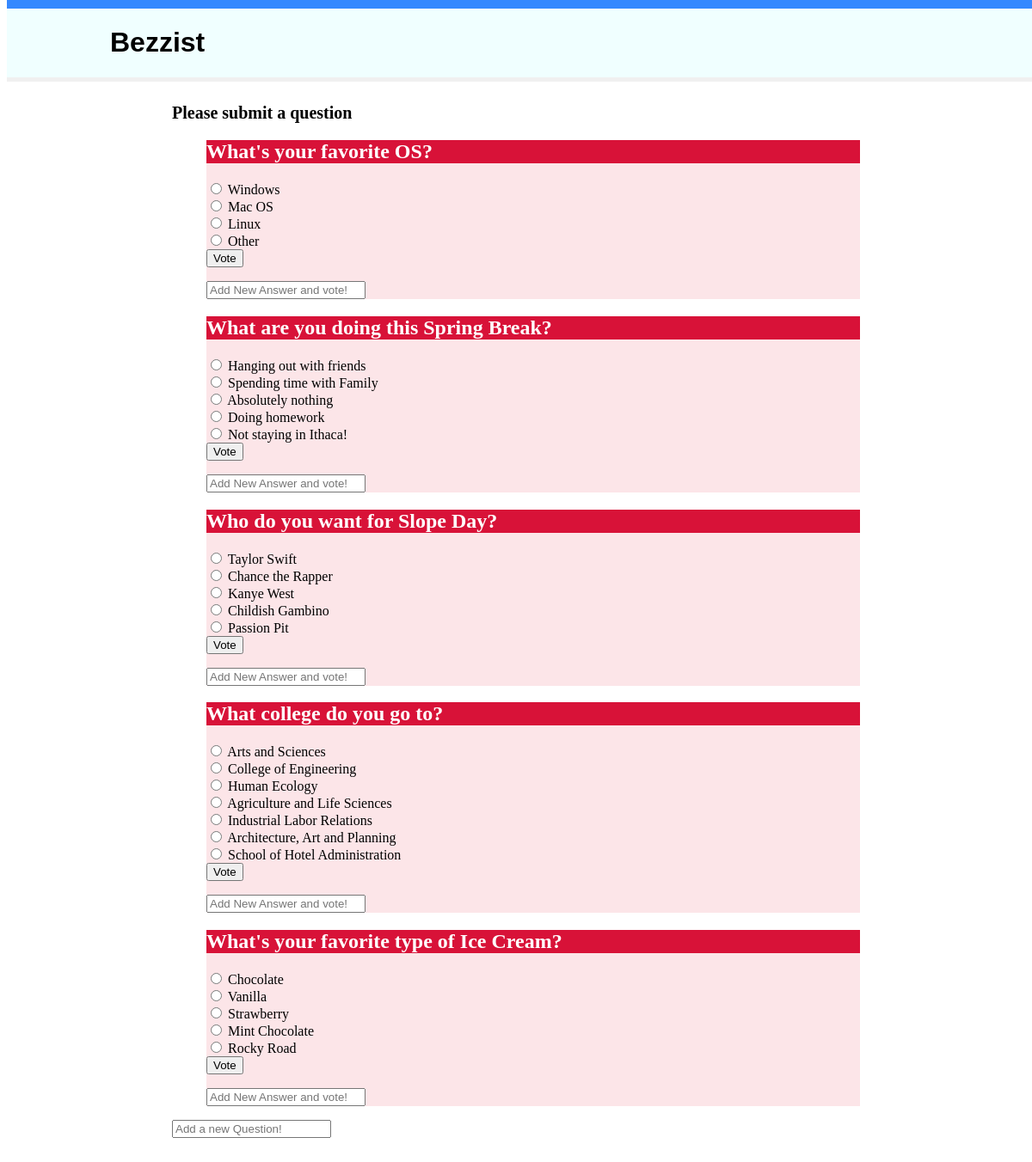
/polls/addq/, run on the app's committed database.
### polls/models.py (models this page shows, shortened)
class Question(models.Model):
    question_text = models.CharField(max_length=200)
    pub_date = models.DateTimeField('date published')
    def was_published_recently(self):
        now = timezone.now()
        return now - datetime.timedelta(days=1) <= self.pub_date <= now
    was_published_recently.admin_order_field = 'pub_date'
    was_published_recently.boolean = True
    was_published_recently.short_description = 'Published recently?'

class Choice(models.Model):
    question = models.ForeignKey(Question)
    choice_text = models.CharField(max_length=200)
    votes = models.IntegerField(default=0)

### polls/views.py (the view, shortened to what this page needs)
def addq(request):
    p = Question.objects.all().order_by('-pub_date')
    try :
        selected_question = request.POST['question']
    except:
        return render(request, 'polls/index.html', {
                    'latest_question_list':p,
                    'error_message': "Please submit a question",
                     })

### polls/templates/polls/index.html (shortened to what this page needs)
{% load staticfiles %}
<link rel="stylesheet" type="text/css" href="{% static 'polls/style.css' %}" />
<head>
</head>
<body>
    <div class="header">
        <div class="container">
            <div class="logo">
                <h1> Bezzist</h1>
            </div>
        </div>
    </div>
    <div class=container>
    <div class="content">
        <div class= error> {% if error_message %}<p><strong>{{ error_message }}</strong></p>{% endif %}</div>
    {% if latest_question_list %}
        <ol>
        {% for question in latest_question_list %}
            <div class="choice">
            <h2 class="question" >{{ question.question_text }}</h2>
            <form action="{% url 'polls:vote' question.id %}" method="post">
                {% for choice in question.choice_set.all %}
                    <input type="radio" name="choice" id="choice{{ forloop.counter }}" value="{{ choice.id }}" />
                    <label for="choice{{ forloop.counter }}">{{ choice.choice_text }}</label><br />
                {% endfor %}
                <input type="submit" value="Vote"s />
            </form>
            <form action="{% url 'polls:add' question.id %}" method="post">
                <input id="choice" type="text" placeholder="Add New Answer and vote!" name="choice" value="{{ choice.choice_text }}">
            </form>
            </div>
        {% endfor %}
        </ol>
        <form action="{% url 'polls:addq' %}" method="post">
                <input id="question" type="text" placeholder="Add a new Question!" name="question" value="{{ question.question_text }}">
        </form>
    </div>
    </div>
    {% else %}
        <p>No polls are available.</p>
    {% endif %}
</body>

### polls/static/polls/style.css (style rules this page uses)
.header { background:#F0FFFF; width:100%; top:0; position:fixed; border-top: solid 10px #3588FF; border-bottom: solid 5px #F0F0F0; }
.question { background:#D81238; width:100%; color: white; }
.error { color:black; width:100%; font-size: 20px; width: 960px; border: 100px; margin: 0 auto; }
.choice { background: #FCE5E8; color:black; }
.logo { margin: 0 auto; border: 5px; align: center; font-family: 'Helvetica'; }
.container { width: 960px; margin:0 auto; border:100px; }
.content { margin: 20px auto; padding: 80px; }

### data on the page
Question: question_text "What's your favorite OS?"
Choice: choice_text "Windows"
Choice: choice_text "Mac OS"
Choice: choice_text "Linux"
Choice: choice_text "Other"
Question: question_text "What are you doing this Spring Break?"
Choice: choice_text "Hanging out with friends"
Choice: choice_text "Spending time with Family"
Choice: choice_text "Absolutely nothing"
Choice: choice_text "Doing homework"
Choice: choice_text "Not staying in Ithaca!"
Question: question_text "Who do you want for Slope Day?"
Choice: choice_text "Taylor Swift"
Choice: choice_text "Chance the Rapper"
Choice: choice_text "Kanye West"
Choice: choice_text "Childish Gambino"
Choice: choice_text "Passion Pit"
Question: question_text "What college do you go to?"
Choice: choice_text "Arts and Sciences"
Choice: choice_text "College of Engineering"
Choice: choice_text "Human Ecology"
Choice: choice_text "Agriculture and Life Sciences"
Choice: choice_text "Industrial Labor Relations"
Choice: choice_text "Architecture, Art and Planning"
Choice: choice_text "School of Hotel Administration"
Question: question_text "What's your favorite type of Ice Cream?"
Choice: choice_text "Chocolate"
Choice: choice_text "Vanilla"
Choice: choice_text "Strawberry"
Choice: choice_text "Mint Chocolate"
Choice: choice_text "Rocky Road"

### other printed values
{{ error_message }} "Please submit a question"
